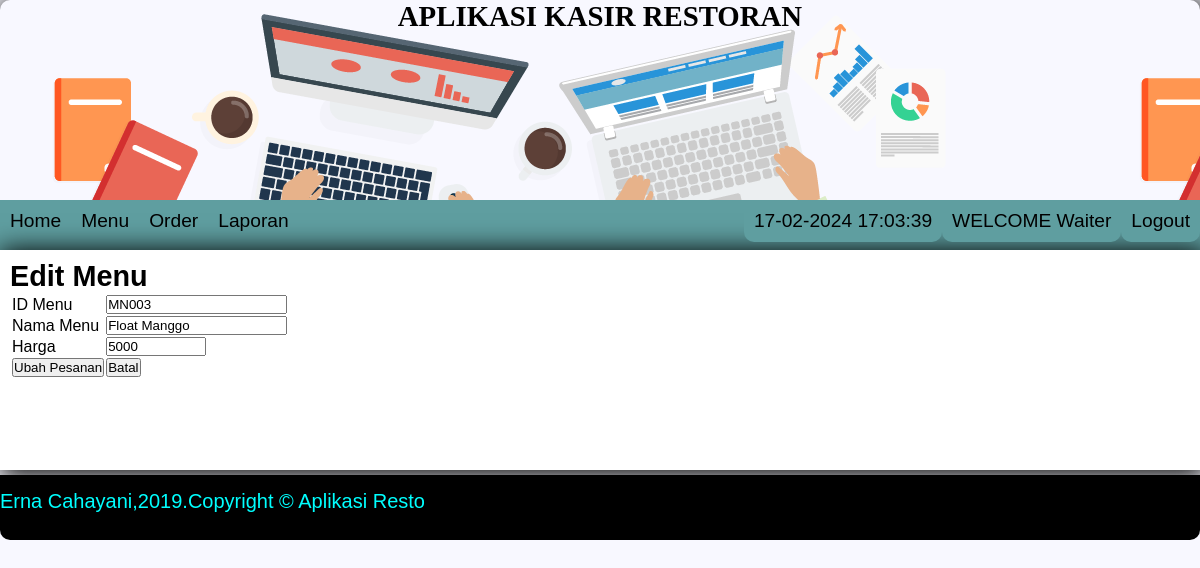
The page /Restoran/Waiter/index.php?resto=medit&id_menu=MN003 on the database its author committed.
### tables this page shows
CREATE TABLE IF NOT EXISTS `tb_menu` (
  `id_menu` varchar(10) NOT NULL,
  `nama_menu` varchar(100) NOT NULL,
  `harga` varchar(50) NOT NULL,
  PRIMARY KEY (`id_menu`)
);

### Restoran/Waiter/medit.php (the view)
<h2>Edit Menu</h2>
<?php
include '../koneksi.php';
$d = mysqli_query($koneksi,"SELECT * FROM tb_menu");
$data = mysqli_fetch_array($d);
?>
<form method="post" action="menuup.php">
	<table cellpadding="7px">
		<tr>
			<td>ID Menu</td>
			<td><input type="text" name="id_menu" value="<?php echo $data['id_menu']?>"></td>
		</tr>
		<tr>
			<td>Nama Menu</td>
			<td><input type="text" name="nama_menu" value="<?php echo $data['nama_menu']?>"></td>
		</tr>
		<tr>
			<td>Harga</td>
			<td><input type="number" min="5000" max="50000000" name="harga" value="<?php echo $data['harga']?>"></td>
		</tr>
		<tr>
			<td><input type="submit" name="masuk" value="Ubah Pesanan" class='buts'></td>
			<td><input type="reset" name="batal" value="Batal" class='buts'></td>
		</tr>
	</table>
</form>

### Restoran/design.css (style rules this page uses)
* { margin: 0px; padding: 0px; }

### rows shown on the page
tb_menu: id_menu "MN003", nama_menu "Float Manggo", harga "5000"
